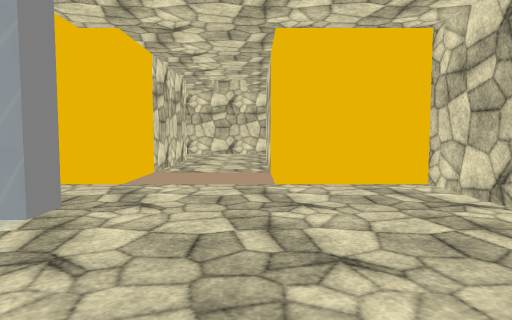
[1] (above)

18 first-person views from a walk through a Unity game level. The camera is 1.3 m above the floor, tilts 4° down and sees 70° across. Doors are open. The floor is counted in squares, 1 m on a side. Each view is taken from the middle of a square. On the plan, view 1 faces up. The plan holds only what a view shows up to about 15 squares ahead; the rest is blank. The place goes on beyond the plan. The player is left out. Surface patterns are stand-ins for the level's own textures.

[2]
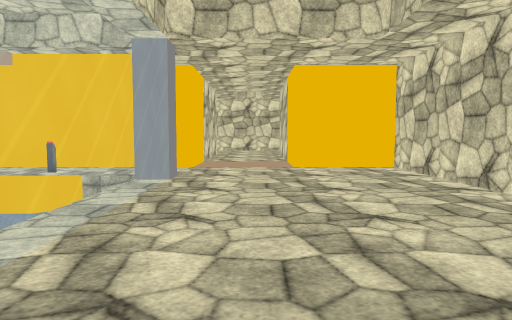

[3]
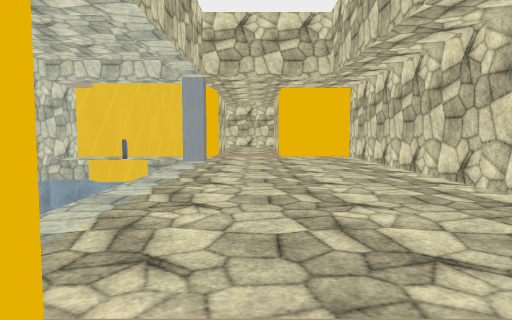

[4]
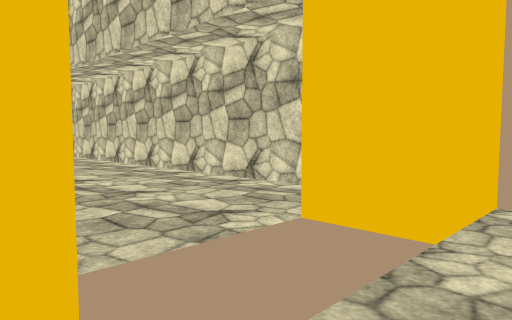

[5]
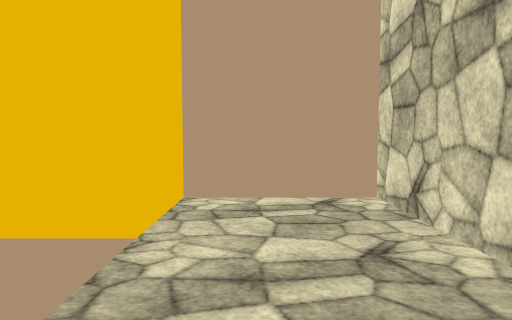

[6]
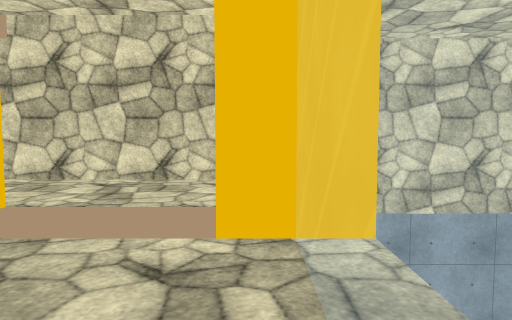

[7]
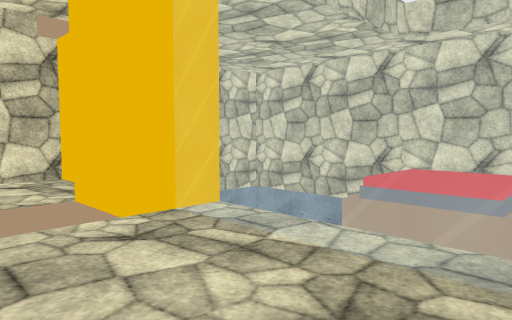

[8]
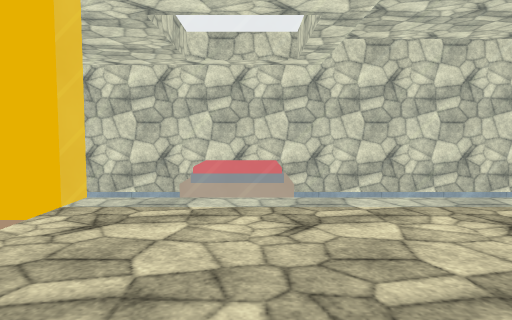

[9]
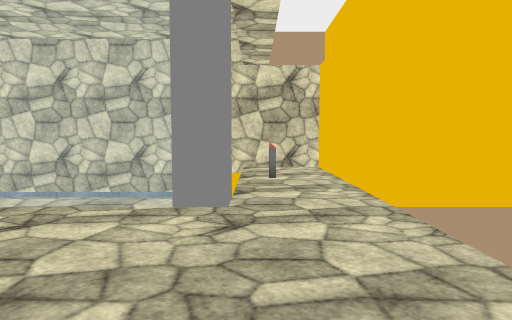

[10]
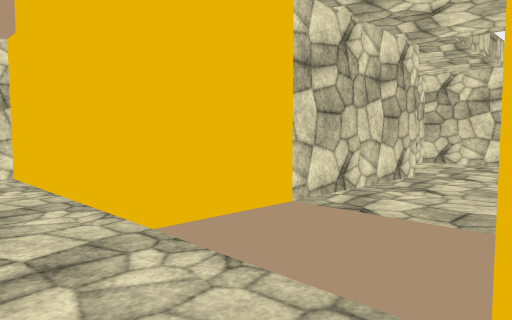

[11]
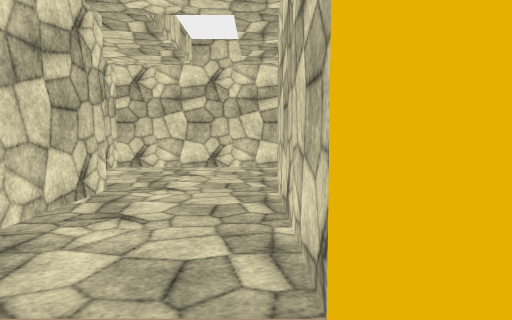

[12]
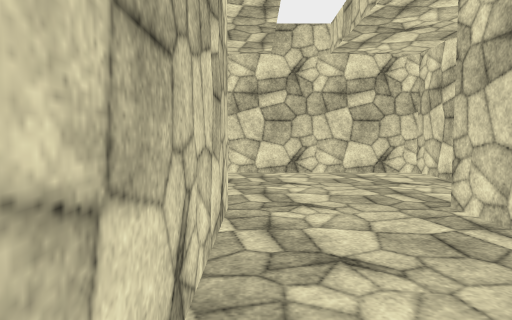

[13]
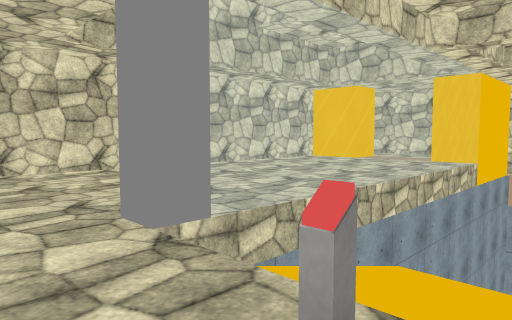

[14]
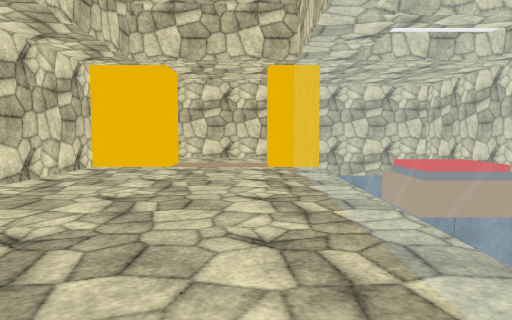

[15]
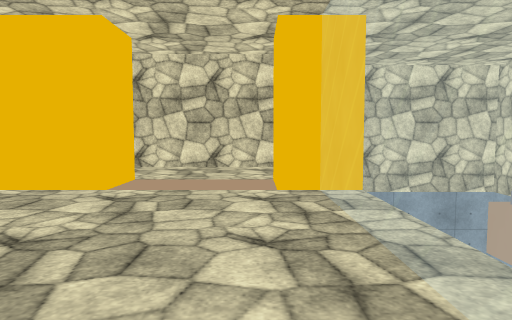

[16]
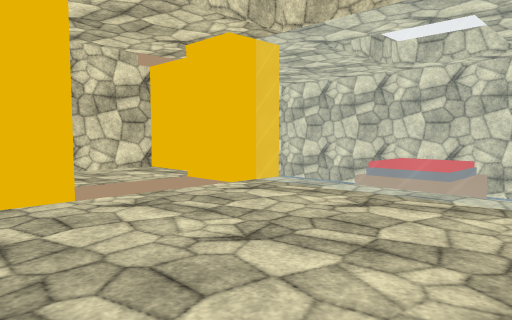

[17]
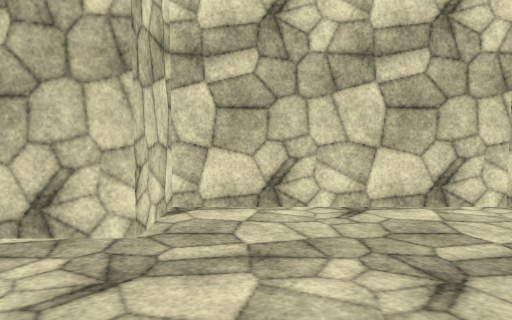

[18]
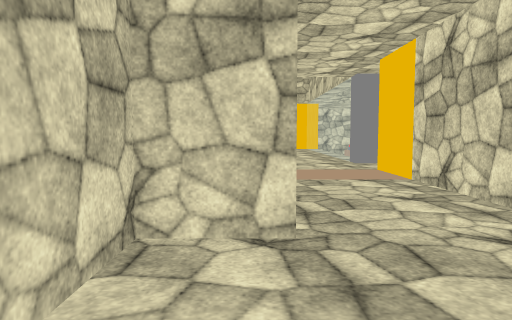

### Floor plan
Key: @ floor where view 1 was taken; # wall or solid block; . floor; D open door; = window, fence, low wall or low ledge; v drop or lower ground; O other object.
Columns run from 12 left of view 1 to 5 right of it. Each row starts with its distance up from view 1.
 25       ##########
 24       #........#
 23       #........#
 22       #........#
 21       #........#
 20       #........#
 19       #........#
 18       ###....###
 17         #....#
 16         #....#
 15         #....#
 14         #....#
 13         #....#
 12         #....#
 11         #DDDD#
 10 #########....#####
  9 #................#
  8 #...O............#
  7 #................#
  6 #  v.v v#........#
  5 #      v=........#
  4 #      v=........#
  3 #      v=........#
  2 #      v=........#
  1 #      v=........#
  0 #      v=...@....#
 -1 #      v=........#
 -2 #      v=........#
 -3 #      v=........#
 -4 #      v=........#
 -5 #  vvv v=........#
 -6 #  ... v=........#
 -7 #  ... v=........#
 -8 #  vvv v=........#
 -9 #      v=........#
-10 #       ##DDDD####
-11 #        #DDDD####
-12 #        ........#
-13 #       #........#
-14 #       #........#
-15 #vvvvvv #........#
-16 #       ##########

Where each view was taken, in squares from view 1:
view 1: 0 up, 0 right, facing up
view 2: 5 down, 1 left, facing up
view 3: 12 down, 1 left, facing up
view 4: 13 down, 3 left, facing up-right
view 5: 13 down, 3 left, facing right
view 6: 5 down, 3 left, facing down
view 7: 4 down, 0 right, facing down-left
view 8: 6 down, 3 right, facing left
view 9: 7 up, 3 right, facing left
view 10: 7 up, 1 right, facing up-left
view 11: 10 up, 0 right, facing up
view 12: 12 up, 3 left, facing up
view 13: 9 up, 9 left, facing down-right
view 14: 5 up, 2 left, facing down
view 15: 1 down, 2 left, facing down
view 16: 2 down, 4 right, facing down-left
view 17: 20 up, 1 right, facing left
view 18: 23 up, 1 right, facing down
